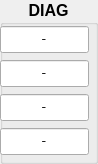
        <widget class="QGroupBox" name="groupBox_DES_record">
         <property name="font">
          <font>
           <pointsize>12</pointsize>
           <weight>75</weight>
           <bold>true</bold>
           <kerning>true</kerning>
          </font>
         </property>
         <property name="title">
          <string>DIAG</string>
         </property>
         <property name="alignment">
          <set>Qt::AlignHCenter|Qt::AlignTop</set>
         </property>
         <widget class="QLineEdit" name="lineEdit_plt_DES_Y">
          <property name="geometry">
           <rect>
            <x>0</x>
            <y>26</y>
            <width>89</width>
            <height>27</height>
           </rect>
          </property>
          <property name="sizePolicy">
           <sizepolicy hsizetype="Fixed" vsizetype="Fixed">
            <horstretch>0</horstretch>
            <verstretch>0</verstretch>
           </sizepolicy>
          </property>
          <property name="font">
           <font>
            <family>Courier</family>
            <pointsize>12</pointsize>
            <weight>50</weight>
            <bold>false</bold>
           </font>
          </property>
          <property name="statusTip">
           <string>optic 1</string>
          </property>
          <property name="whatsThis">
           <string>first optic title</string>
          </property>
          <property name="text">
           <string>-</string>
          </property>
          <property name="alignment">
           <set>Qt::AlignCenter</set>
          </property>
         </widget>
         <widget class="QLineEdit" name="lineEdit_plt_DES_qem">
          <property name="geometry">
           <rect>
            <x>0</x>
            <y>60</y>
            <width>89</width>
            <height>27</height>
           </rect>
          </property>
          <property name="sizePolicy">
           <sizepolicy hsizetype="Fixed" vsizetype="Fixed">
            <horstretch>0</horstretch>
            <verstretch>0</verstretch>
           </sizepolicy>
          </property>
          <property name="font">
           <font>
            <family>Courier</family>
            <pointsize>12</pointsize>
            <weight>50</weight>
            <bold>false</bold>
           </font>
          </property>
          <property name="statusTip">
           <string>optic 1</string>
          </property>
          <property name="whatsThis">
           <string>first optic title</string>
          </property>
          <property name="text">
           <string>-</string>
          </property>
          <property name="alignment">
           <set>Qt::AlignCenter</set>
          </property>
         </widget>
         <widget class="QLineEdit" name="lineEdit_plt_DES_camera">
          <property name="enabled">
           <bool>true</bool>
          </property>
          <property name="geometry">
           <rect>
            <x>0</x>
            <y>94</y>
            <width>89</width>
            <height>27</height>
           </rect>
          </property>
          <property name="sizePolicy">
           <sizepolicy hsizetype="Fixed" vsizetype="Fixed">
            <horstretch>0</horstretch>
            <verstretch>0</verstretch>
           </sizepolicy>
          </property>
          <property name="font">
           <font>
            <family>Courier</family>
            <pointsize>12</pointsize>
            <weight>50</weight>
            <bold>false</bold>
           </font>
          </property>
          <property name="statusTip">
           <string>optic 1</string>
          </property>
          <property name="whatsThis">
           <string>first optic title</string>
          </property>
          <property name="text">
           <string>-</string>
          </property>
          <property name="frame">
           <bool>true</bool>
          </property>
          <property name="alignment">
           <set>Qt::AlignCenter</set>
          </property>
          <property name="clearButtonEnabled">
           <bool>false</bool>
          </property>
         </widget>
         <widget class="QLineEdit" name="lineEdit_plt_DES_spare">
          <property name="enabled">
           <bool>true</bool>
          </property>
          <property name="geometry">
           <rect>
            <x>0</x>
            <y>128</y>
            <width>89</width>
            <height>27</height>
           </rect>
          </property>
          <property name="sizePolicy">
           <sizepolicy hsizetype="Fixed" vsizetype="Fixed">
            <horstretch>0</horstretch>
            <verstretch>0</verstretch>
           </sizepolicy>
          </property>
          <property name="font">
           <font>
            <family>Courier</family>
            <pointsize>12</pointsize>
            <weight>50</weight>
            <bold>false</bold>
           </font>
          </property>
          <property name="statusTip">
           <string>optic 1</string>
          </property>
          <property name="whatsThis">
           <string>first optic title</string>
          </property>
          <property name="text">
           <string>-</string>
          </property>
          <property name="frame">
           <bool>true</bool>
          </property>
          <property name="alignment">
           <set>Qt::AlignCenter</set>
          </property>
         </widget>
        </widget>
